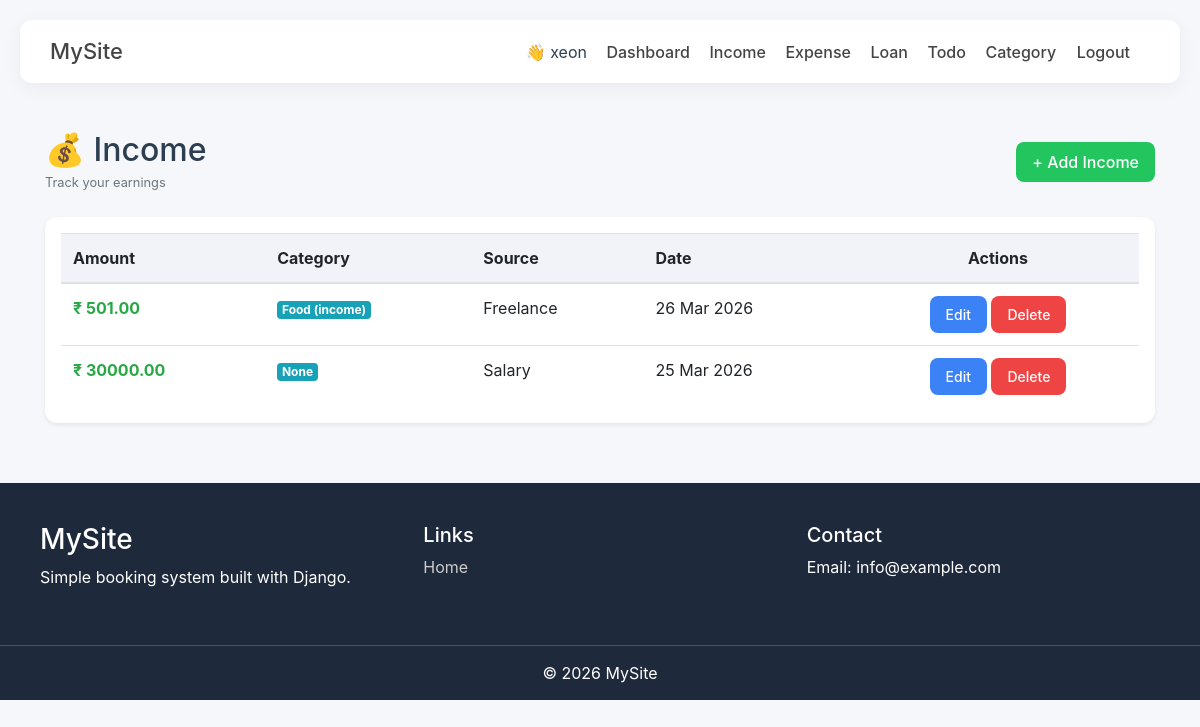
/income/ (signed in), run on the app's committed database.
### xeon/models.py (models this page shows, shortened)
class BaseModel(models.Model):
    created_at = models.DateTimeField(auto_now_add=True)
    updated_at = models.DateTimeField(auto_now=True)
    class Meta:
        abstract = True

class Income(BaseModel):
    user = models.ForeignKey(User, on_delete=models.CASCADE)
    amount = models.DecimalField(max_digits=10, decimal_places=2)
    category = models.ForeignKey(
        Category,
        on_delete=models.SET_NULL,
        null=True,
        blank=True
    )
    source = models.CharField(max_length=255, blank=True, null=True)
    date = models.DateField()
    note = models.TextField(blank=True, null=True)
    class Meta:
        ordering = ['-date']   # 🔥 newest first

class Category(BaseModel):
    CATEGORY_TYPE = (
        ('income', 'Income'),
        ('expense', 'Expense'),
    )
    user = models.ForeignKey(User, on_delete=models.CASCADE)
    name = models.CharField(max_length=100)
    type = models.CharField(max_length=10, choices=CATEGORY_TYPE)
    def __str__(self):
        return f"{self.name} ({self.type})"

### xeon/views.py (the view)
# urls.py: path('income/', income_list, name='income_list'),
@login_required
def income_list(request):
    incomes = Income.objects.filter(user=request.user).order_by('-date')
    return render(request, 'xeon/income.html', {'incomes': incomes})

### xeon/templates/xeon/income.html (shortened to what this page needs)
{% extends 'xeon/base.html' %}
{% block content %}
<div class="container mt-5">
    <div class="d-flex justify-content-between align-items-center mb-4">
        <div>
            <h2 class="mb-0">💰 Income</h2>
            <small class="text-muted">Track your earnings</small>
        </div>
        <a href="{% url 'add_income' %}" class="btn btn-success">
            + Add Income
        </a>
    </div>
    <div class="card shadow-sm p-3">
        <div class="table-responsive">
            <table class="table table-hover align-middle mb-0">
                <thead>
                    <tr>
                        <th>Amount</th>
                        <th>Category</th>
                        <th>Source</th>
                        <th>Date</th>
                        <th class="text-center">Actions</th>
                    </tr>
                </thead>
                <tbody>
                    {% for income in incomes %}
                    <tr>
                        <td>
                            <strong class="text-success">
                                ₹ {{ income.amount }}
                            </strong>
                        </td>
                        <td>
                            <span class="badge badge-info">
                                {{ income.category }}
                            </span>
                        </td>
                        <td>
                            {{ income.source|default:"—" }}
                        </td>
                        <td>
                            {{ income.date|date:"d M Y" }}
                        </td>
                        <td class="text-center">
                            <a href="{% url 'edit_income' income.id %}"
                               class="btn btn-sm btn-info">
                                Edit
                            </a>
                            <form action="{% url 'delete_income' income.id %}"
                                  method="POST"
                                  style="display:inline;"
                                  onsubmit="return confirm('Delete this income?');">
                                <button class="btn btn-sm btn-danger">
                                    Delete
                                </button>
                            </form>
                        </td>
                    </tr>
                    {% endfor %}
                </tbody>
            </table>
        </div>
    </div>
</div>
{% endblock %}

### xeon/templates/xeon/base.html (shortened to what this page needs)
{% load static %}
<!DOCTYPE html>
<html lang="en">
<head>
<link href="https://maxcdn.bootstrapcdn.com/bootstrap/4.5.2/css/bootstrap.min.css" rel="stylesheet">
<link rel="stylesheet" href="{% static 'css/style.css' %}">
</head>
<body>
<div class="navbar-custom">
    <div class="logo">
        <a href="/">MySite</a>
    </div>
    <div>
        {% if request.user.is_authenticated %}
            <span style="margin-right:15px;">
                👋 {{ request.user.username }}
            </span>
            <a href="/dashboard/" style="margin-right:15px;">Dashboard</a>
            <a href="/income/" style="margin-right:15px;">Income</a>
            <a href="/expense/" style="margin-right:15px;">Expense</a>
            <a href="/loan/" style="margin-right:15px;">Loan</a>
            <a href="/todo/" style="margin-right:15px;">Todo</a>
            <a href="/category/add/" class="mr-3">Category</a>
            <a href="/logout/">Logout</a>
        {% else %}
            <a href="/login/" style="margin-right:15px;">Login</a>
            <a href="/register/">Register</a>
        {% endif %}
    </div>
</div>
{% block content %}{% endblock %}
<footer>
    <div class="footer-container">
        <div>
            <h3>MySite</h3>
            <p>Simple booking system built with Django.</p>
        </div>
        <div class="footer-links">
            <h5>Links</h5>
            <a href="#">Home</a>
        </div>
        <div class="footer-links">
            <h5>Contact</h5>
            <p>Email: info@example.com</p>
        </div>
    </div>
    <div class="footer-bottom">
        © 2026 MySite
    </div>
</footer>
</body>
</html>

### xeon/static/css/style.css (style rules this page uses)
* { margin: 0; padding: 0; box-sizing: border-box; }
body { font-family: 'Inter', sans-serif; background: #f5f7fb; color: #2c3e50; }
.navbar-custom { display: flex; justify-content: space-between; align-items: center; padding: 15px 30px; background: #ffffff; border-radius: 12px; margin: 20px; box-shadow: 0 5px 20px rgba(0,0,0,0.05); }
.logo { font-size: 22px; font-weight: bold; color: #4f46e5; }
.navbar-custom a { color: #444; margin-right: 20px; text-decoration: none; font-weight: 500; }
.card { border: none; border-radius: 12px; background: #ffffff; box-shadow: 0 5px 20px rgba(0,0,0,0.05); transition: 0.3s; }
.table { background: #fff; }
.table thead { background: #f1f3f9; }
.btn { border-radius: 8px; padding: 8px 16px; font-weight: 500; }
.btn-success { background: #22c55e; border: none; }
.btn-danger { background: #ef4444; border: none; }
.btn-info { background: #3b82f6; border: none; }
footer { margin-top: 60px; background: #1e293b; color: white; }
.footer-container { display: grid; grid-template-columns: repeat(auto-fit, minmax(200px, 1fr)); gap: 30px; padding: 40px; }
.footer-links a { color: #ccc; display: block; margin-top: 8px; text-decoration: none; }
.footer-bottom { text-align: center; padding: 15px; border-top: 1px solid rgba(255,255,255,0.2); }

### data on the page
Income: amount "501.00", category "Food (income)", source "Freelance", date "26 Mar 2026"
Income: amount "30000.00", category "None", source "Salary", date "25 Mar 2026"

### other printed values
{{ request.user.username }} "xeon"
